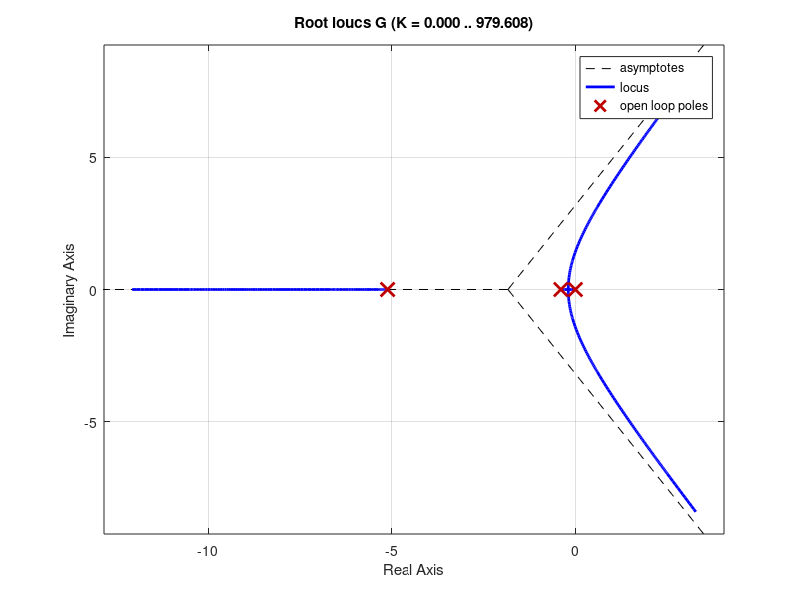

Write MATLAB code to recreate this figure. (Note: this script raises an error after producing the figure.)
% 定义开环传递函数
num = [1]; % 分子多项式的系数
den = [1 5.5 2 0]; % 分母多项式的系数
G = tf(num, den); % 创建传递函数

% 绘制根轨迹图
figure;
rlocus(G); % 绘制根轨迹图

% 选择根轨迹上的一个点
% 在图形上点击选中一个点，或者手动指定一个复数
chosen_point = -2 + 2i; % 选取一个点，例如 (-2+2i)

% 计算该点的增益及其所有极点的位置
[K, poles] = rlocfind(G, chosen_point);
disp(['增益 K = ', num2str(K)]);
disp('极点位置:');
disp(poles);
